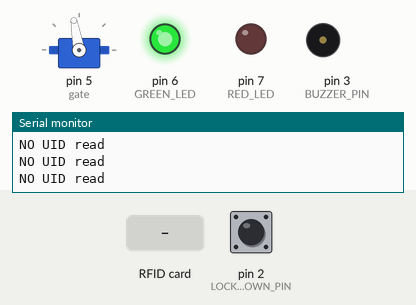
Recording of a sketch running on a simulated Arduino Uno, built with avr-gcc and run on an emulated ATmega328P. Shown: servo, output pins drawn as LEDs (lit = HIGH), buzzer (waves = sounding), the last lines printed to the serial monitor. Wiring (inferred from the names in the program): IR receiver: data pin 4. The test bench sets the inputs (shaded band); at power-on: pin 2 (LOCK_DOWN_PIN) LOW. Pins used as bus, display or sensor lines are not drawn.

Above: at 1.2 s.
1.3 s: RFID card 5E 7A 19 C4 held to the reader
At 3.5 s:
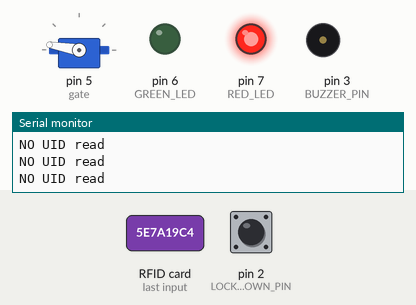
4.3 s: pin 2 (LOCK_DOWN_PIN) pulled HIGH for 0.15 s
At 4.38 s:
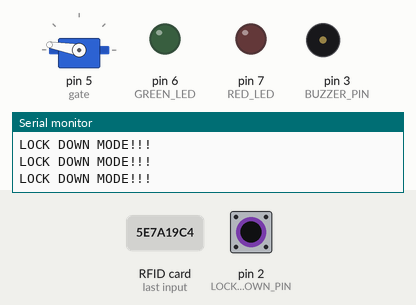
5.9 s: RFID card 12 3C F0 1B held to the reader
At 6.08 s:
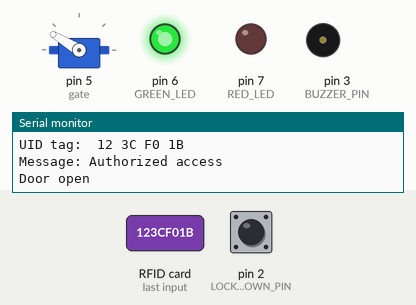
7.7 s: pin 2 (LOCK_DOWN_PIN) pulled HIGH for 1 s
At 8.5 s:
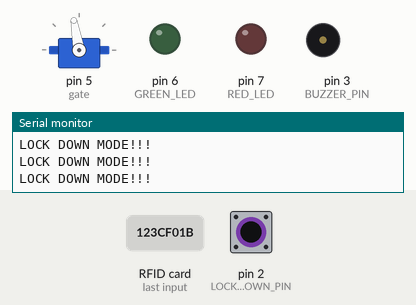
11.7 s: pin 2 (LOCK_DOWN_PIN) driven HIGH
At 12.4 s:
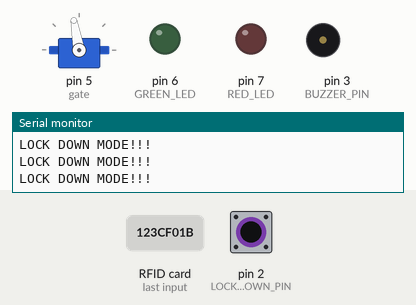
Timing chart, 0 to 14.7 s (numbered marks = the images above; inputs shaded):
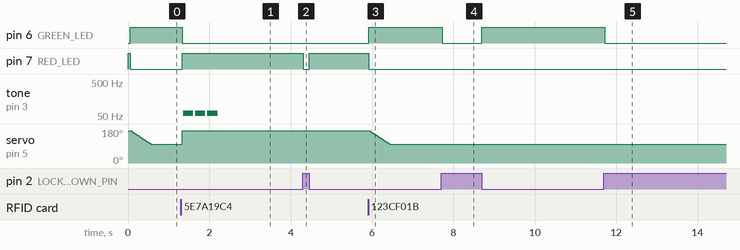

The sketch:

Board1_SecuritySystem.ino
```cpp
#include <SPI.h>
#include <MFRC522.h>
#include <Servo.h>

#define SS_PIN 10
#define RST_PIN 9

#define RED_LED 7
#define GREEN_LED 6
#define BUZZER_PIN 3
#define REMOTE_SIGNAL_PIN 4
#define LOCK_DOWN_PIN 2

#define DOOR_OPEN_POSITION 100
#define DOOR_CLOSED_POSITION 170
#define BUZZER_ERROR_TONE_DELAY 300
#define DOOR_OPEN_TIME 10000  // 10 seconds


// activate and deactivate card here
const char* residentCards[] = {"12 3C F0 1B" , "1D CD FC 30"};
const int numCard = sizeof(residentCards) / sizeof(residentCards[0]);

MFRC522 mfrc522(SS_PIN, RST_PIN);   // Create MFRC522 instance.
Servo gate;
unsigned long previousMillis = 0;
bool authorized = false;

enum LedState {
  RED,
  GREEN,
  OFF
};

LedState ledState = RED;  // Set the initial state to RED

int is_remote = 0;
int is_lockdown = 0;
int used_remote = 0;

void setup() {
  Serial.begin(9600);

  pinMode(RED_LED, OUTPUT);
  pinMode(GREEN_LED, OUTPUT);
  digitalWrite(RED_LED, HIGH);  // Turn on the red LED at the beginning

  pinMode(REMOTE_SIGNAL_PIN, INPUT);
  gate.attach(5);
  gate.write(DOOR_CLOSED_POSITION);

  SPI.begin();      // Initiate SPI bus
  mfrc522.PCD_Init();
  if (!mfrc522.PCD_PerformSelfTest()) {
    Serial.println("MFRC522 self-test failed! Check your connections.");
    while (1);  // Stop the program if self-test fails
  }
  Serial.println("Place your card near the reader...\n");
  Serial.println();
}


void loop() {
  unsigned long currentMillis = millis();
  is_remote = digitalRead(REMOTE_SIGNAL_PIN);
  is_lockdown = digitalRead(LOCK_DOWN_PIN);


  // Remote mode
  if (is_remote == 0) {
    used_remote = 0;
  }
  else if (is_remote == 1) {
    if (used_remote != 1) {
      used_remote = 1;
      if (!authorized)  {
        Serial.println("Door opened by remote");
        authorized = true;
        previousMillis = currentMillis;
        door_open(1);
      }
      else {
        Serial.println("Door closed by remote");
        authorized = false;
        door_open(0);
      }
    }
  }

  if (is_lockdown == 1) { // LOCK DOWN MODE
    Serial.println("LOCK DOWN MODE!!!");
    digitalWrite(GREEN_LED, LOW);
    digitalWrite(RED_LED, LOW);
  }
  else { // Access card scan

    if (ledState == RED) {
      digitalWrite(GREEN_LED, LOW);
      digitalWrite(RED_LED, HIGH);
    }
    else if (ledState == GREEN) {
      digitalWrite(RED_LED, LOW);
      digitalWrite(GREEN_LED, HIGH);
    }


    if (ledState == GREEN && currentMillis - previousMillis >= DOOR_OPEN_TIME) {
      authorized = false; // trying
      Serial.println("NO card detected & overtime!!!");
      door_open(0);
    }

    if (!mfrc522.PICC_IsNewCardPresent()) {
      if (authorized && currentMillis - previousMillis >= DOOR_OPEN_TIME) {
        authorized = false;
        Serial.println("NO card detected & overtime!!!");
        door_open(0);
      }
    }

    if (!mfrc522.PICC_ReadCardSerial()) {
      Serial.println("NO UID read");
    }

    else {
      Serial.print("UID tag: ");
      String content = "";
      for (byte i = 0; i < mfrc522.uid.size; i++) {
        Serial.print(mfrc522.uid.uidByte[i] < 0x10 ? " 0" : " ");
        Serial.print(mfrc522.uid.uidByte[i], HEX);
        content.concat(String(mfrc522.uid.uidByte[i] < 0x10 ? " 0" : " "));
        content.concat(String(mfrc522.uid.uidByte[i], HEX));
      }

      Serial.println();
      Serial.print("Message: ");
      content.toUpperCase();


      bool isValid = false;
      for (int i = 0; i < numCard; i++) {
        if (content.substring(1) == residentCards[i]) {
          isValid = true;
          break;
        }
      }

      if (isValid)
      {
        authorized = true;
        Serial.println("Authorized access");
        previousMillis = currentMillis;
        door_open(1);

      } else {
        authorized = false;
        Serial.println("Access denied");
        door_open(0);
        buzzer_sound();
      }
    }
  }
}


void door_open(int val) {
  if (val == 1) {
    if (ledState != GREEN) ledState = GREEN;
  } else {
    if (ledState != RED) ledState = RED;
  }

  if (is_lockdown == 0) {
    digitalWrite(val == 1 ? RED_LED : GREEN_LED, LOW);
    digitalWrite(val == 1 ? GREEN_LED : RED_LED, HIGH);
  }

  Serial.println(val == 1 ? "Door open" : "Door close");

  int targetPos = val == 1 ? DOOR_OPEN_POSITION : DOOR_CLOSED_POSITION;

  if (val == 1) {
    for (int pos = gate.read(); pos >= targetPos; pos--) {
      gate.write(pos);
      delay(7);
    }
  }
  else {
    gate.write(DOOR_CLOSED_POSITION);
  }
}


void buzzer_sound() {
  Serial.println("Buzzer sound (error)");
  noTone(BUZZER_PIN);
  for (int i = 0; i < 3; i++) {
    tone(BUZZER_PIN, 60, 250);
    delay(BUZZER_ERROR_TONE_DELAY);
  }
}
```

Measured:
- after the input at 1.3 s, pin 6 (GREEN_LED): HIGH → LOW at once; pin 7 (RED_LED): LOW → HIGH at once; tone on pin 3 (BUZZER_PIN): alternates 60 Hz for 0.25 s and silent for 0.05 s, 6 changes in all, then stays silent, starting after 0.05 s; servo on pin 5 (gate): 100° → 170° at once
- after the input at 4.3 s, pin 7 (RED_LED): HIGH → LOW at once, → HIGH 0.14 s later
- after the input at 5.9 s, pin 6 (GREEN_LED): LOW → HIGH at once; pin 7 (RED_LED): HIGH → LOW at once; servo on pin 5 (gate): moves from 170° to 100° over 0.47 s, starting after 0.05 s
- after the input at 7.7 s, pin 6 (GREEN_LED): HIGH → LOW at once, → HIGH 0.97 s later
- after the input at 11.7 s, pin 6 (GREEN_LED): HIGH → LOW at once
